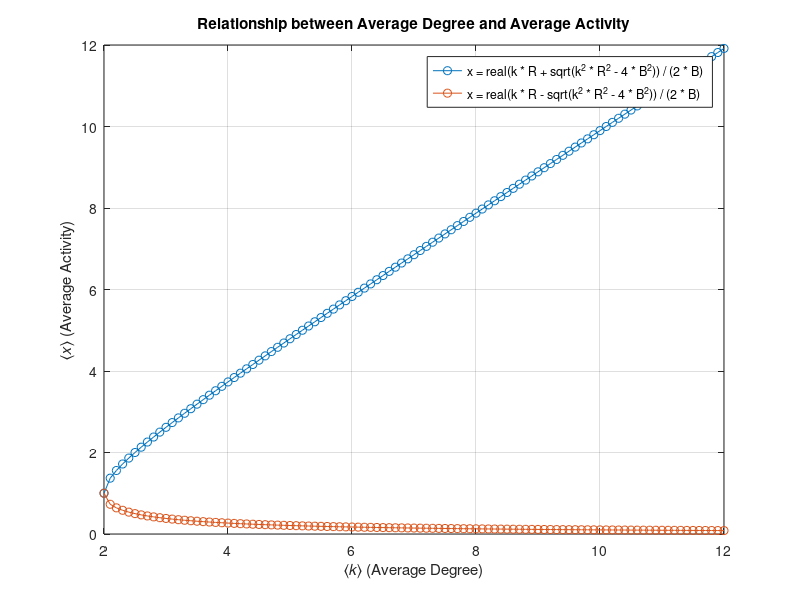

Recreate this plot in MATLAB.
% Parameters
N = 1000;       % Number of nodes
R = 1;          % Constant R
B = 1;          % Constant B

% Generate a range of ⟨𝑘⟩ values
k_values = 12:-0.1:2;

% Initialize arrays for ⟨𝑥⟩ values
x_values_plus = zeros(size(k_values));
x_values_minus = zeros(size(k_values));

% Simulate the dynamical process for each ⟨𝑘⟩ value
for i = 1:length(k_values)
    k = k_values(i);
    
    % Calculate ⟨𝑥⟩ using the given equations
    x_plus = real(k * R + sqrt(k^2 * R^2 - 4 * B^2)) / (2 * B);
    x_minus = real(k * R - sqrt(k^2 * R^2 - 4 * B^2)) / (2 * B);
    
    x_values_plus(i) = x_plus;
    x_values_minus(i) = x_minus;
end

% Plot the results
plot(k_values, x_values_plus, 'o-', k_values, x_values_minus, 'o-')
xlabel('⟨𝑘⟩ (Average Degree)')
ylabel('⟨𝑥⟩ (Average Activity)')
title('Relationship between Average Degree and Average Activity')
legend('x = real(k * R + sqrt(k^2 * R^2 - 4 * B^2)) / (2 * B)', 'x = real(k * R - sqrt(k^2 * R^2 - 4 * B^2)) / (2 * B)')
grid on
